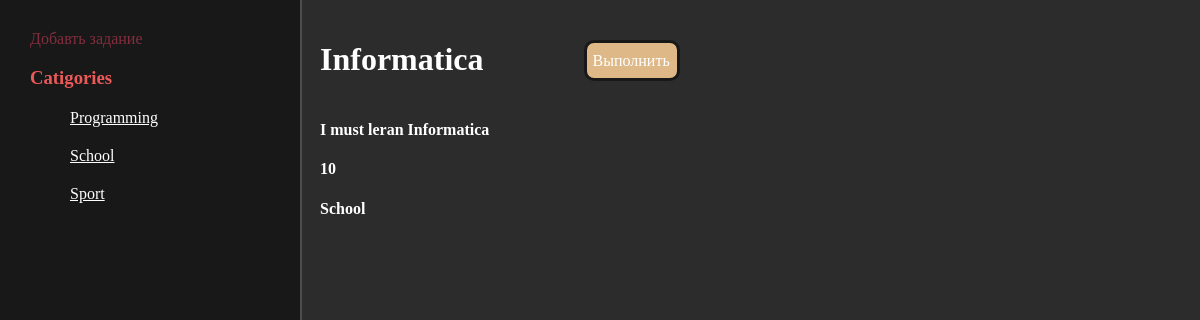
The page /task/informatica/ on the database its author committed.
### ToDOList/models.py (models this page shows, shortened)
class Category(models.Model):
    title = models.CharField(max_length=100)
    description = models.CharField(max_length=1250, null=True)
    slug = models.SlugField(max_length=150)
    def __str__(self):
        return self.title
    def get_absolute_url(self):
        return reverse("Tasks", kwargs={"slug": self.slug})

class Tasks(models.Model):
    title = models.CharField(max_length=100)
    description = models.CharField(max_length=1250, null=True)
    days_number = models.PositiveIntegerField(null=True)
    category = models.ForeignKey(Category, on_delete=models.SET_NULL, null=True)
    parent = models.ForeignKey('self', on_delete=models.SET_NULL, blank=True, null=True)
    is_complete = models.BooleanField(default=False)
    slug = models.SlugField(max_length=250)

### ToDOList/views.py (the view)
# urls.py: path('task/<slug:slug>/', TaskDetail.as_view(), name='Task_detail'),
class TaskDetail(DetailView):
    model = Tasks
    template_name = 'ToDOList/Task_detail.html'
    slug_field = 'slug'
    def get_context_data(self, **kwargs):
        context = super().get_context_data(**kwargs)
        context['Cat'] = Category.objects.all()
        return context

### ToDOList/templates/ToDOList/Task_detail.html
{% extends 'ToDOList/base.html' %}
{% block container %}
<div class="detail">
    <div class="important">
        <h1>{{object.title}}</h1>
        {% if object.is_complete == False %}
                <div class="completeBox">
                    <a class="complete" href="{% url 'complete' pk=object.id %}">Выполнить</a>
                </div>
                {% else %}
                <div class="notcompleteBox">
                    <p class="notcomplete">Выполнено</p>
                </div>
                {% endif %}
    </div>
    <h4>{{object.description}}</h4>
    <h4>{{object.days_number}}</h4>
    <h4>{{object.category}}</h4>
</div>
{% endblock %}

### ToDOList/templates/ToDOList/base.html (shortened to what this page needs)
{% load static %}
<!DOCTYPE html>
<html lang="en">
<head>
    <link rel="stylesheet" href="{% static 'ToDOList/css/main.css' %}">
</head>
<body>
    <aside>
        <div class="nav">
            <a href="{% url 'addtask' %}" class="add">Добавть задание</a>
            <h3>Catigories</h3>
            <ul>
                {% for cat in Cat %}
                <a class="" href="{{ cat.get_absolute_url }}"><li>{{cat}}</li></a>
                {% endfor %}
            </ul>
        </div>
    </aside>
    <main>
        {% block container %}
        {% endblock %}
    </main>
</body>
</html>

### ToDOList/static/ToDOList/css/main.css (style rules this page uses)
aside { float: left; background: #181818; padding: 2.5%; width: 20%; height: 100vh; color: white; border-right: 2px solid #4d4d4d; }
body { margin: 0; background: #2c2c2c; }
aside ul { list-style: none; }
aside h3 { color: #eb5959; }
aside ul li, aside ul a { margin-top: 20px; color: #fff; }
main { margin-left: 25%; }
.complete { color: #fff; text-decoration: none; display: block; position: absolute; top: 50%; margin-left: 6px; transform: translate(0, -50%) }
.completeBox { border-radius: 10px; position: relative; text-align: center; background-color: burlywood; margin-left: 100px; height: 35px; width: 90px; border: 3px solid #181818; }
.important { display: flex; }
.important .completeBox, .important .notcompleteBox { margin-top: 20px; }
.detail { padding: 20px; color: #fff; }
.add { color: #822e3e; text-decoration: none; }

### rows shown on the page
Category: title "Programming"
Category: title "School"
Category: title "Sport"
Tasks: title "Informatica", description "I must leran Informatica", days_number "10", category "School"
